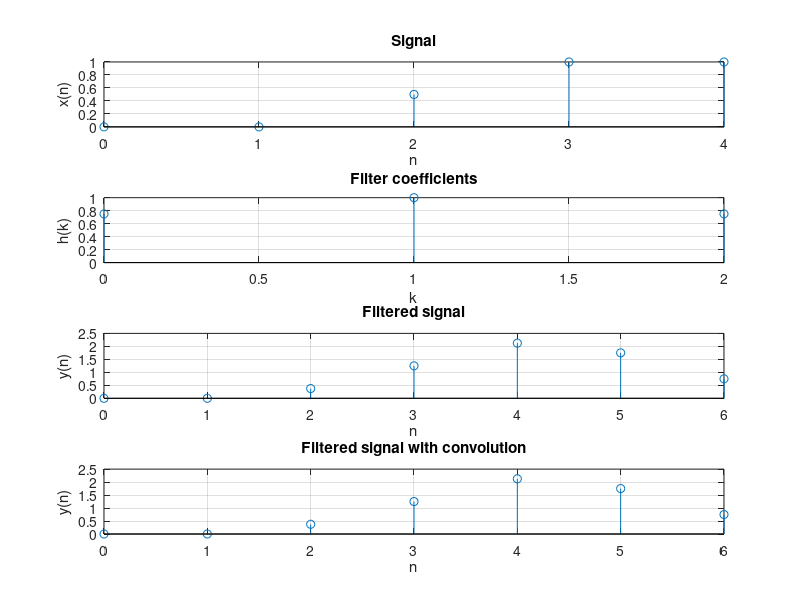

MATLAB code to generate this figure:
close all
clear

%-- signal --
xn = [0 0 0.5 1 1];

%-- filter --
hk = [.75 1 .75];

%-- filtered signal --
% yn = filter(hk,1,xn);
% convolution length: L = P + Q - 1
% L convolution length
% P hk length
% Q xn length
% so xn has to be padded with zeros to get the complete convolution
yn = filter( hk, 1, [xn zeros(1, length(xn)+length(hk)-1-length(xn))]);

%-- filtered signal convolution --
ynconv = conv(hk,xn);

%-- plots --
figure
subplot(4,1,1)
stem((0:length(xn)-1),xn)
grid on
title('Signal')
xlabel('n')
ylabel('x(n)')

subplot(4,1,2)
stem((0:length(hk)-1),hk) 
grid on
title('Filter coefficients')
xlabel('k')
ylabel('h(k)')

subplot(4,1,3)
stem((0:length(yn)-1),yn)
grid on
title('Filtered signal')
xlabel('n')
ylabel('y(n)')

subplot(4,1,4)
stem((0:length(ynconv)-1),ynconv)
grid on
title('Filtered signal with convolution')
xlabel('n')
ylabel('y(n)')

